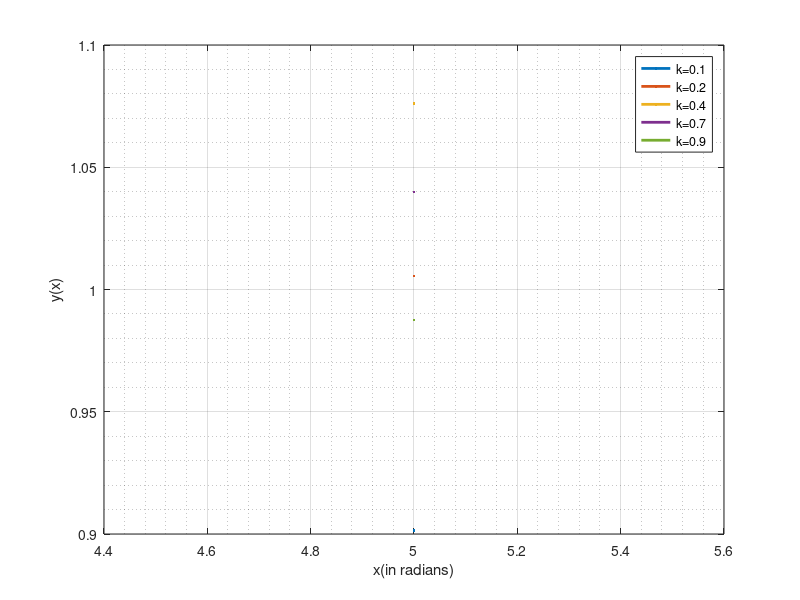

MATLAB code to generate this figure:
% Ex 20 This program prompts user to enter a vector x, the program will add all the elements of x if the sum is less than 100.
% The program will output the number of elements and the sum it produced (if sum is equal to or greater than 100), 
% or the sum of all the elements and the vector length (if sum is less than 100)
% author:Ericka Howard
clc;
close all;

kValues = [0.1 0.2 0.4 0.7 0.9];
x = 1; 
j = 0;
xValues = input("Enter x values as a vector: ");
for j = 1: length(xValues)
    x = xValues(j);
    for i = 1:length(kValues)
        k = kValues(i);
        y(i,j) = 1-((1/sqrt(1-k^2))*exp(-k*x))*(sin((sqrt(1-k^2)*x)+acos(k)));
    end
end
figure;
for p = 1:length(kValues);
    plot(xValues,y(p,:), 'linewidth',2);
    hold on;
end
grid;
grid minor;
xlabel('x(in radians)');
ylabel('y(x)');
legend('k=0.1', 'k=0.2', 'k=0.4','k=0.7', 'k=0.9');
